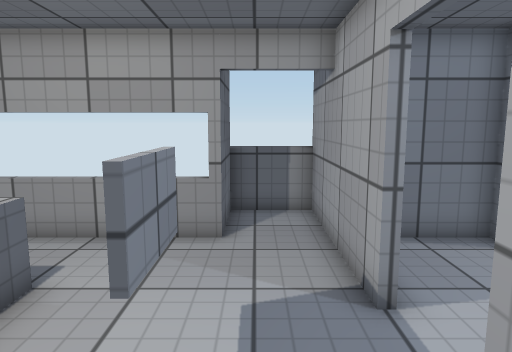
View 1 (above)

15 first-person views from a walk through a Unity game level. The camera is 1.4 m above the floor, tilts 8° down and sees 70° across. Doors are open. The floor is counted in squares, 0.5 m on a side. Each view is taken from the middle of a square. On the plan, view 1 faces up. The plan holds only what a view shows up to about 20 squares ahead; the rest is blank. The player is left out. Surface patterns are stand-ins for the level's own textures.

View 2
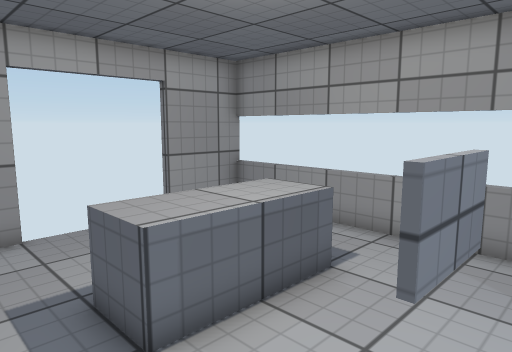

View 3
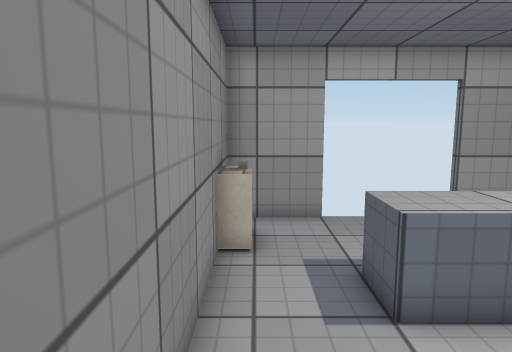

View 4
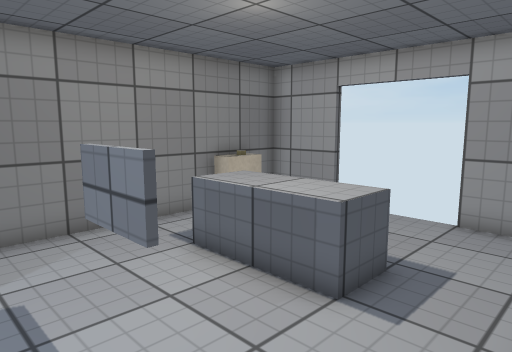

View 5
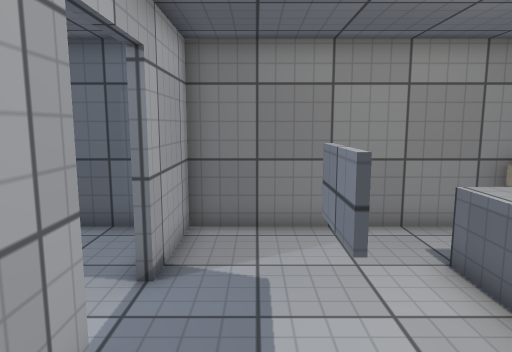

View 6
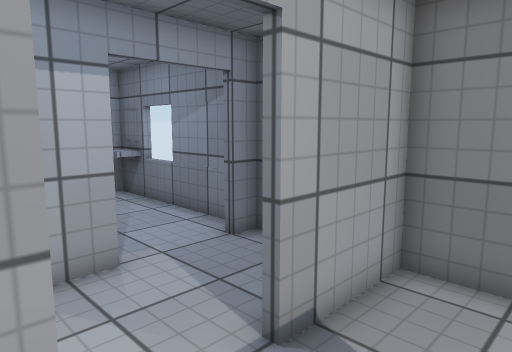

View 7
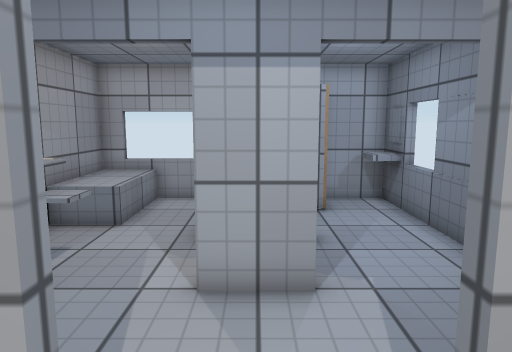

View 8
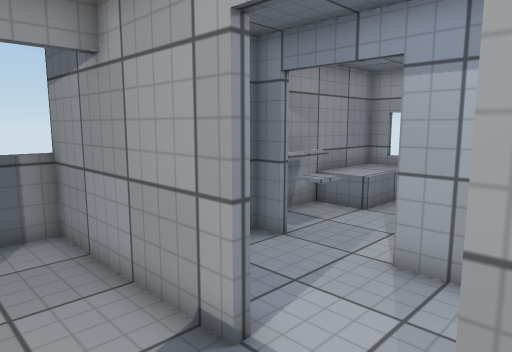

View 9
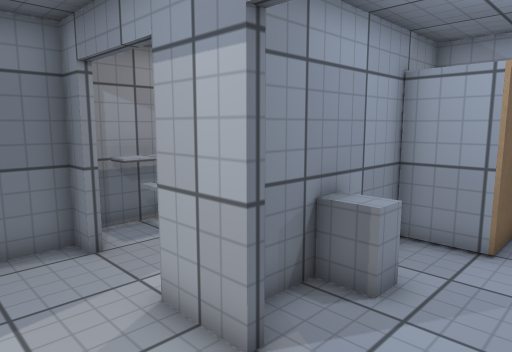

View 10
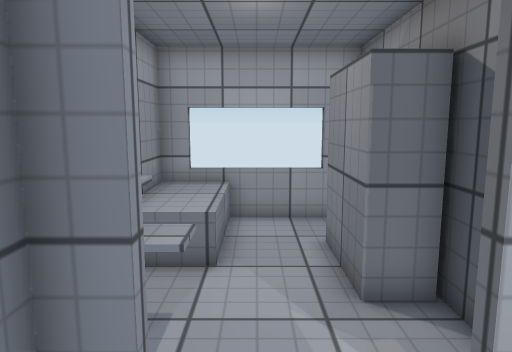

View 11
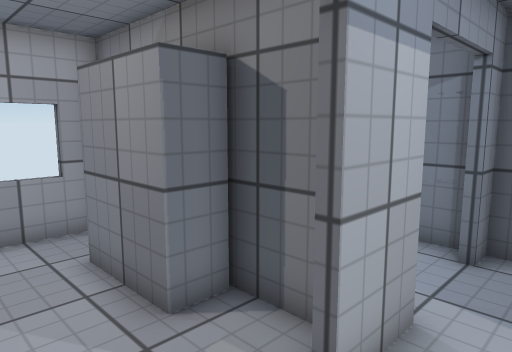

View 12
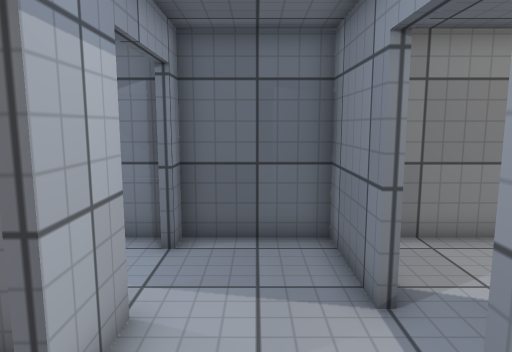

View 13
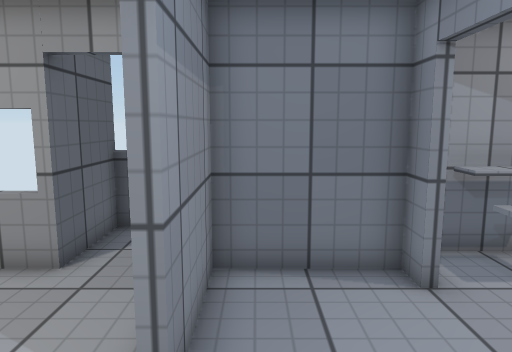

View 14
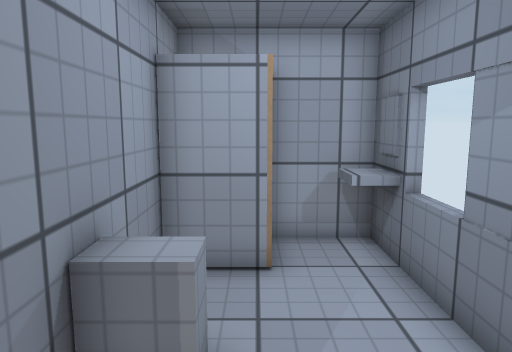

View 15
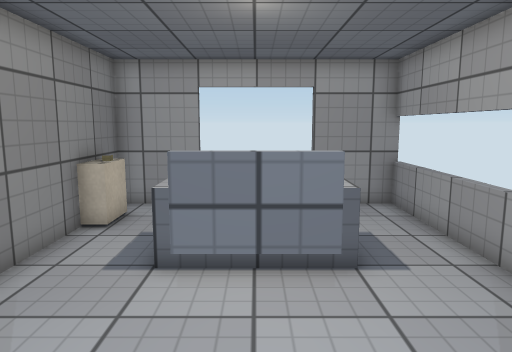

### Floor plan
Key: @ floor where view 1 was taken; # wall or solid block; . floor; D open door; = window, fence, low wall or low ledge; ^ raised ledge; O other object.
Columns run from 10 left of view 1 to 14 right of it. Each row starts with its distance up from view 1.
 12          #==#
 11          #..#
 10          #..#    ########
  9 #========#..#####^^^OOOO#
  8 #...........#.....^.OOOO#
  7 #...........#...........=
  6 D....^^.....#...........=
  5 D....^^..#......#..####.#
  4 D.  .^^..=......#########
  3 D....^^............^..#
  2 D....^^.....#.........###
  1 #...........#...........#
  0 #.OO......@.#...#.....^^#
 -1 #####################=###

Where each view was taken, in squares from view 1:
view 1: 0 up, 0 right, facing up
view 2: 0 up, 0 right, facing up-left
view 3: 0 up, 1 right, facing left
view 4: 9 up, 1 right, facing down-left
view 5: 9 up, 0 right, facing down
view 6: 6 up, 1 left, facing down-right
view 7: 4 up, 0 right, facing right
view 8: 2 up, 1 left, facing up-right
view 9: 0 up, 3 right, facing up-right
view 10: 7 up, 3 right, facing right
view 11: 8 up, 4 right, facing down-right
view 12: 8 up, 4 right, facing down
view 13: 2 up, 3 right, facing up
view 14: 2 up, 5 right, facing right
view 15: 4 up, 3 right, facing left
